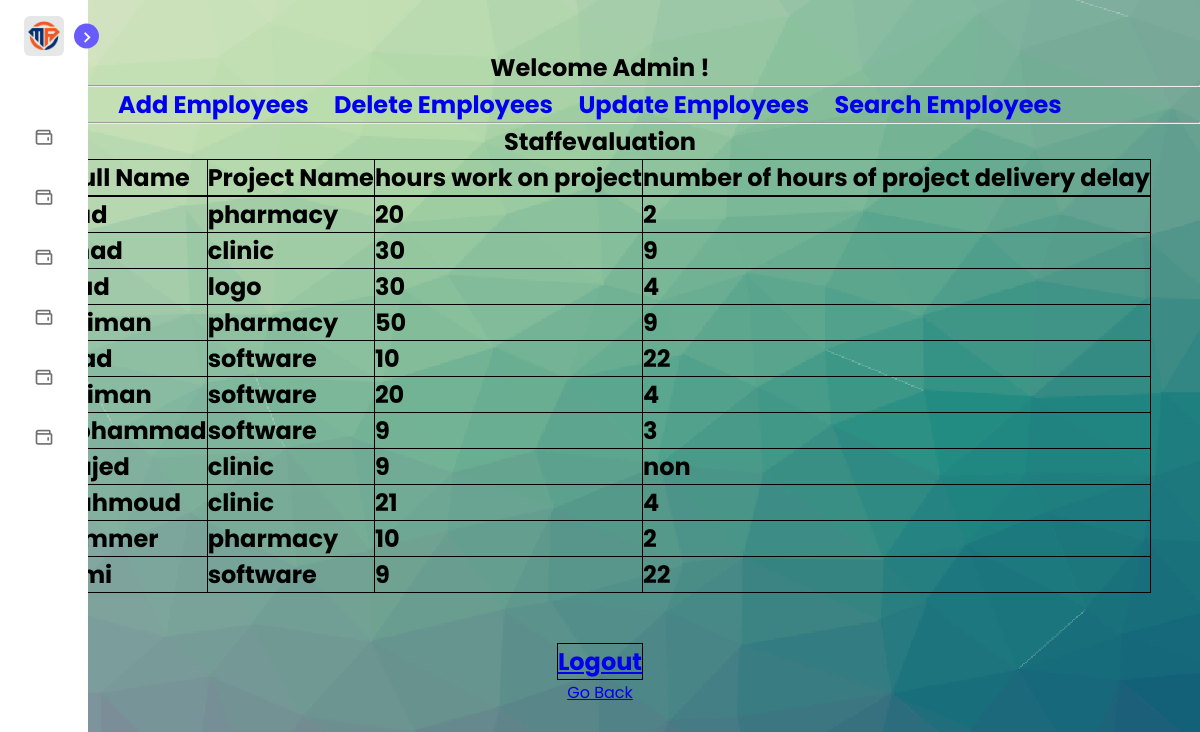
Page /admin/staffevaluation.php (signed in) on the committed database.
### tables this page shows
CREATE TABLE `staffevaluation` (
  `FullName` varchar(150) NOT NULL,
  `ProjectName` varchar(150) NOT NULL,
  `number_of_hours_required_to_work_on_the_project` varchar(100) NOT NULL,
  `number_of_hours_of_project_delivery_delay` varchar(100) NOT NULL
);

### admin/staffevaluation.php (the view, shortened to what this page needs)
<?php
include("../config.php");
function displayParticipants() {
    global $conn;
    $query = "SELECT * FROM staffevaluation";
    $result = mysqli_query($conn, $query);
    if (mysqli_num_rows($result) > 0) {
        echo "<h2><table>
                <tr>
                    <th>Full Name</th>
                    <th>Project Name</th>
                    <th>hours work on project</th>
                    <th>number of hours of project delivery delay</th>
                </tr></h2>";
        while ($row = mysqli_fetch_assoc($result)) {
            echo " <tr>
                    <td>".$row['FullName']."</td>
                    <td>".$row['ProjectName']."</td>
                    <td>".$row['number_of_hours_required_to_work_on_the_project']."</td>
                    <td>".$row['number_of_hours_of_project_delivery_delay']."</td>
                </tr>";
        }
    } else {
        echo "No participants found.";
    }
}
?>
<!DOCTYPE html>
<html>
<head>
    <link rel="stylesheet" href="style.css">
    <link href='https://unpkg.com/boxicons@2.1.1/css/boxicons.min.css' rel='stylesheet'>
</head>
<body background="photo.png" >
<nav class="sidebar close">
        <header>
            <div class="image-text">
                <span class="image">
                    <img src="logo.png" alt="">
                </span>
            </div>
            <i class='bx bx-chevron-right toggle'></i>
        </header>
        <div class="menu-bar">
            <div class="menu">
                <ul class="menu-links">
                    <li class="nav-link">
                        <a href="attendancerecord.php">
						<i class='bx bx-wallet icon' ></i>
                        </a>
                    </li>
                    <li class="nav-link">
                        <a href="category.php">
                            <i class='bx bx-wallet icon' ></i>
                        </a>
                    </li>
                    <li class="nav-link">
                        <a href="penalties.php">
                            <i class='bx bx-wallet icon' ></i>
                        </a>
                    </li>
                    <li class="nav-link">
                        <a href="rewards.php">
                            <i class='bx bx-wallet icon' ></i>
                        </a>
                    </li>
                    <li class="nav-link">
                        <a href="salaries.php">
                            <i class='bx bx-wallet icon' ></i>
                        </a>
                    </li>
                    <li class="nav-link">
                        <a href="staffevaluation.php">
                            <i class='bx bx-wallet icon' ></i>
                        </a>
                    </li>
                </ul>
            </div>
        </div>
    </nav>
<center>
<br></br>
    <h2 style="color:black;">Welcome Admin !</h2>
<h2>
<hr style="width:100%;text-align:left;margin-left:0">
   <a style="text-decoration:none" href="add_staffevaluation.php">Add Employees</a> &nbsp &nbsp
   <a style="text-decoration:none" href="delete_staffevaluation.php">Delete Employees</a> &nbsp &nbsp
   <a style="text-decoration:none" href="update_staffevaluation.php">Update Employees</a> &nbsp &nbsp
   <a style="text-decoration:none" href="search_staffevaluation.php">Search Employees</a> &nbsp &nbsp
    <hr style="width:100%;text-align:left;margin-left:0">
	</h2>
   <h3>
    <h2 style="color:black;">Staffevaluation</h2>
    <?php displayParticipants(); ?>
</h3>
<br></br>
	<table >
  <tr>
    <th><h2> <a  href="../logout.php">Logout</a></h2></th>
  </tr>
  </table>
    <a href="index.php">Go Back</a>
	</center>
</body>
</html>

### admin/style.css (style rules this page uses)
* { margin: 0; padding: 0; box-sizing: border-box; font-family: 'Poppins', sans-serif; }
:root { --body-color: #E4E9F7; --sidebar-color: #FFF; --primary-color: #695CFE; --primary-color-light: #F6F5FF; --toggle-color: #DDD; --text-color: #707070; --tran-03: all 0.2s ease; --tran-03: all 0.3s ease; --tran-04: all 0.3s ease; --tran-05: all 0.3s ease; }
body { min-height: 100vh; background-color: var(--body-color); transition: var(--tran-05); }
.sidebar { position: fixed; top: 0; left: 0; height: 100%; width: 250px; padding: 10px 14px; background: var(--sidebar-color); transition: var(--tran-05); z-index: 100; }
.sidebar.close { width: 88px; }
.sidebar li { height: 50px; list-style: none; display: flex; align-items: center; margin-top: 10px; }
.sidebar header .image, .sidebar .icon { min-width: 60px; border-radius: 6px; }
.sidebar .icon { min-width: 60px; border-radius: 6px; height: 100%; display: flex; align-items: center; justify-content: center; font-size: 20px; }
.sidebar .text, .sidebar .icon { color: var(--text-color); transition: var(--tran-03); }
.sidebar header { position: relative; }
.sidebar header .image-text { display: flex; align-items: center; }
.sidebar header .image { display: flex; align-items: center; justify-content: center; }
.sidebar header .image img { width: 40px; border-radius: 6px; }
.sidebar header .toggle { position: absolute; top: 50%; right: -25px; transform: translateY(-50%) rotate(180deg); height: 25px; width: 25px; background-color: var(--primary-color); color: var(--sidebar-color); border-radius: 50%; display: flex; align-items: center; justify-content: center; font-size: 22px; cursor: pointer; transition: var(--tran-05); }
.sidebar.close .toggle { transform: translateY(-50%) rotate(0deg); }
.sidebar .menu { margin-top: 40px; }
.sidebar li a { list-style: none; height: 100%; background-color: transparent; display: flex; align-items: center; height: 100%; width: 100%; border-radius: 6px; text-decoration: none; transition: var(--tran-03); }
.sidebar .menu-bar { height: calc(100% - 55px); display: flex; flex-direction: column; justify-content: space-between; overflow-y: scroll; }

### admin/staffevaluation.php (style rules this page uses)
table, th, td { border: 1px solid black; border-collapse: collapse; }

### rows in the picture
staffevaluation: ProjectName "pharmacy", number_of_hours_required_to_work_on_the_project "20", number_of_hours_of_project_delivery_delay "2"
staffevaluation: ProjectName "clinic", number_of_hours_required_to_work_on_the_project "30", number_of_hours_of_project_delivery_delay "9"
staffevaluation: ProjectName "logo", number_of_hours_required_to_work_on_the_project "30", number_of_hours_of_project_delivery_delay "4"
staffevaluation: FullName "suliman", ProjectName "pharmacy", number_of_hours_required_to_work_on_the_project "50", number_of_hours_of_project_delivery_delay "9"
staffevaluation: ProjectName "software", number_of_hours_required_to_work_on_the_project "10", number_of_hours_of_project_delivery_delay "22"
staffevaluation: FullName "suliman", ProjectName "software", number_of_hours_required_to_work_on_the_project "20", number_of_hours_of_project_delivery_delay "4"
staffevaluation: FullName "mohammad", ProjectName "software", number_of_hours_required_to_work_on_the_project "9", number_of_hours_of_project_delivery_delay "3"
staffevaluation: FullName "majed", ProjectName "clinic", number_of_hours_required_to_work_on_the_project "9", number_of_hours_of_project_delivery_delay "non"
staffevaluation: FullName "mahmoud", ProjectName "clinic", number_of_hours_required_to_work_on_the_project "21", number_of_hours_of_project_delivery_delay "4"
staffevaluation: FullName "qammer", ProjectName "pharmacy", number_of_hours_required_to_work_on_the_project "10", number_of_hours_of_project_delivery_delay "2"
staffevaluation: ProjectName "software", number_of_hours_required_to_work_on_the_project "9", number_of_hours_of_project_delivery_delay "22"
